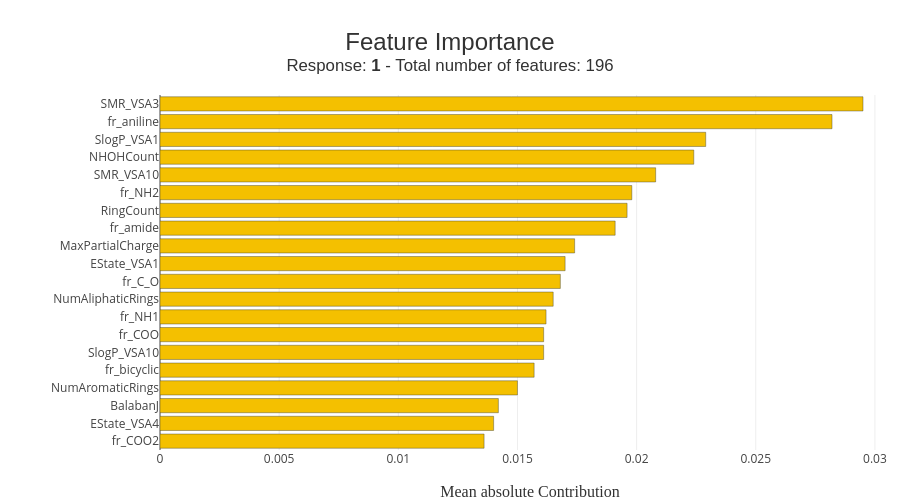

The notebook cell saved with this chart:
### Code cell
xpl.plot.features_importance(max_features=20)

### Figure 1 — Plotly figure (JSON) as saved in the notebook; plotly's stock layout.template omitted (floating-point values rounded to 4 significant figures)
{"data": [{"customdata": ["fr_COO2", "EState_VSA4", "BalabanJ", "NumAromaticRings", "fr_bicyclic", "SlogP_VSA10", "fr_COO", "fr_NH1", "NumAliphaticRings", "fr_C_O", "EState_VSA1", "MaxPartialCharge", "fr_amide", "RingCount", "fr_NH2", "SMR_VSA10", "NHOHCount", "SlogP_VSA1", "fr_aniline", "SMR_VSA3"], "hovertemplate": "Feature: %{customdata}<br />Contribution: %{x:.4f}<extra></extra>", "marker": {"color": ["rgba(244, 192, 0, 1.0)", "rgba(244, 192, 0, 1.0)", "rgba(244, 192, 0, 1.0)", "rgba(244, 192, 0, 1.0)", "rgba(244, 192, 0, 1.0)", "rgba(244, 192, 0, 1.0)", "rgba(244, 192, 0, 1.0)", "rgba(244, 192, 0, 1.0)", "rgba(244, 192, 0, 1.0)", "rgba(244, 192, 0, 1.0)", "rgba(244, 192, 0, 1.0)", "rgba(244, 192, 0, 1.0)", "rgba(244, 192, 0, 1.0)", "rgba(244, 192, 0, 1.0)", "rgba(244, 192, 0, 1.0)", "rgba(244, 192, 0, 1.0)", "rgba(244, 192, 0, 1.0)", "rgba(244, 192, 0, 1.0)", "rgba(244, 192, 0, 1.0)", "rgba(244, 192, 0, 1.0)"], "line": {"color": "rgba(52, 55, 54, 0.8)", "width": 0.5}}, "name": "Global", "orientation": "h", "type": "bar", "x": [0.0136, 0.014, 0.0142, 0.015, 0.0157, 0.0161, 0.0161, 0.0162, 0.0165, 0.0168, 0.017, 0.0174, 0.0191, 0.0196, 0.0198, 0.0208, 0.0224, 0.0229, 0.0282, 0.0295], "y": ["fr_COO2", "EState_VSA4", "BalabanJ", "NumAromaticRings", "fr_bicyclic", "SlogP_VSA10", "fr_COO", "fr_NH1", "NumAliphaticRings", "fr_C_O", "EState_VSA1", "MaxPartialCharge", "fr_amide", "RingCount", "fr_NH2", "SMR_VSA10", "NHOHCount", "SlogP_VSA1", "fr_aniline", "SMR_VSA3"]}], "layout": {"autosize": false, "barmode": "group", "height": 500, "hovermode": "closest", "margin": {"b": 50, "l": 160, "r": 0, "t": 95}, "title": {"font": {"color": "rgb(50, 50, 50)", "family": "Arial", "size": 24}, "text": "Feature Importance<br><sup>Response: <b>1</b> - Total number of features: 196</sup>", "x": 0.5, "xanchor": "center", "y": 0.9, "yanchor": "middle"}, "width": 900, "xaxis": {"title": {"font": {"color": "rgb(50, 50, 50)", "family": "Arial Black", "size": 16}, "text": "Mean absolute Contribution"}}, "yaxis": {"automargin": true, "dtick": 1, "tickmode": "array", "ticktext": ["fr_COO2", "EState_VSA4", "BalabanJ", "NumAromaticRings", "fr_bicyclic", "SlogP_VSA10", "fr_COO", "fr_NH1", "NumAliphaticRings", "fr_C_O", "EState_VSA1", "MaxPartialCharge", "fr_amide", "RingCount", "fr_NH2", "SMR_VSA10", "NHOHCount", "SlogP_VSA1", "fr_aniline", "SMR_VSA3"], "tickvals": ["fr_COO2", "EState_VSA4", "BalabanJ", "NumAromaticRings", "fr_bicyclic", "SlogP_VSA10", "fr_COO", "fr_NH1", "NumAliphaticRings", "fr_C_O", "EState_VSA1", "MaxPartialCharge", "fr_amide", "RingCount", "fr_NH2", "SMR_VSA10", "NHOHCount", "SlogP_VSA1", "fr_aniline", "SMR_VSA3"], "title": {"font": {"color": "rgb(50, 50, 50)", "family": "Arial Black", "size": 16}}}}}
